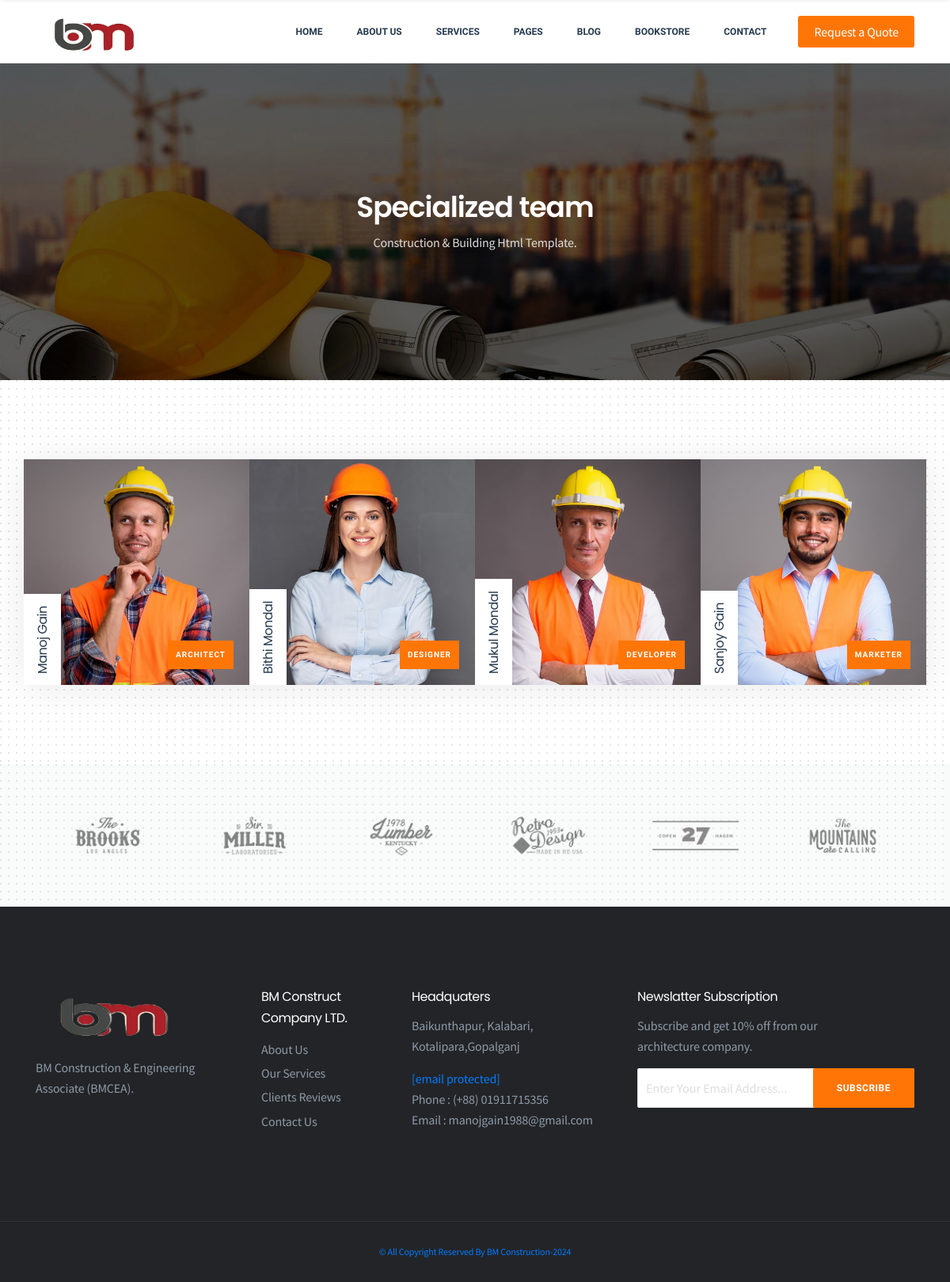
The page /services/team/ on the database as committed earlier.
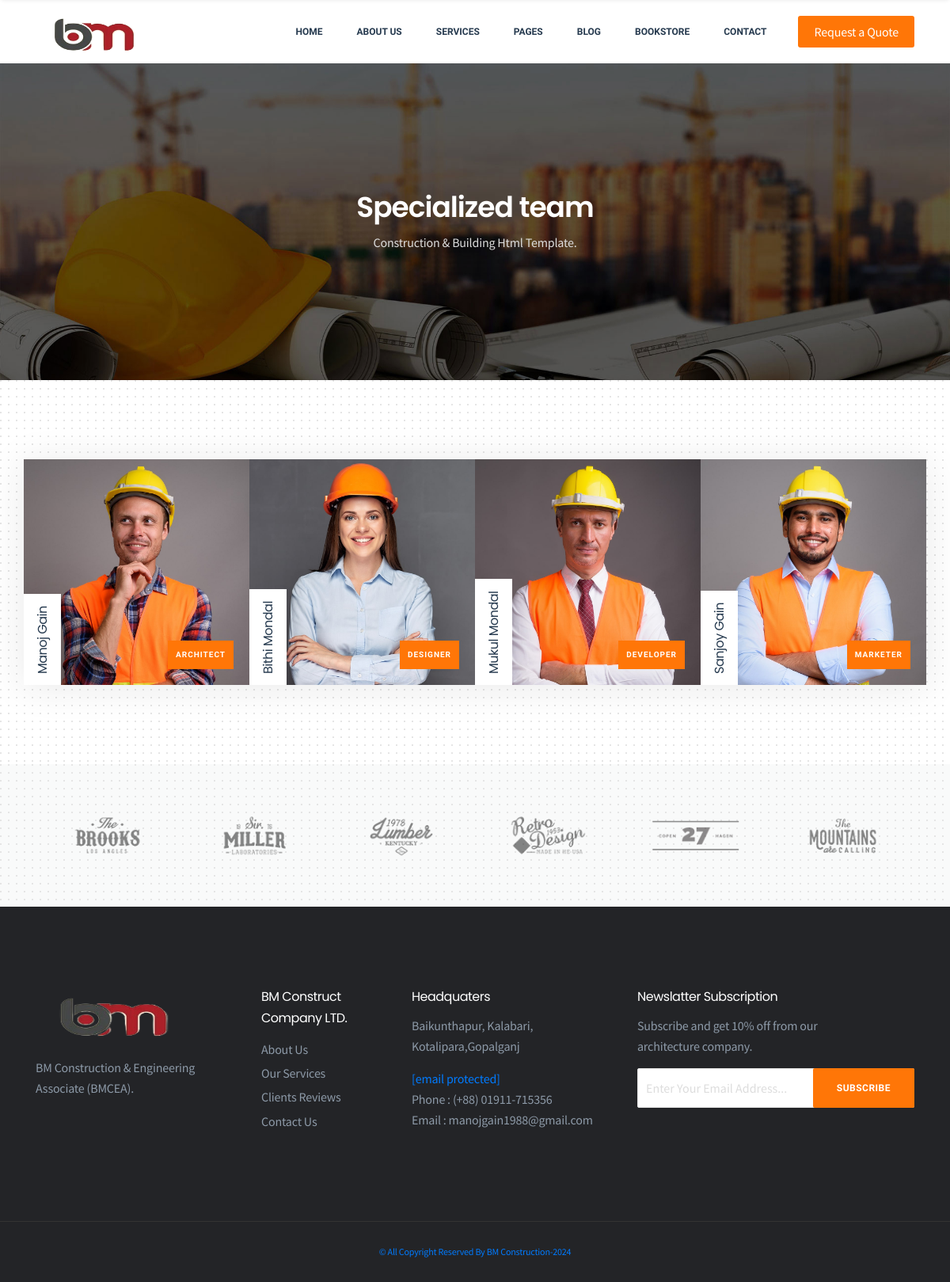
The same page on the database as committed later.
### ConstructApp/models.py (models this page shows, shortened)
class Setting(models.Model):
    STATUS =(
        ('True', 'True'),
        ('False', 'False'),
    )
    title=models.CharField(max_length=150)
    keyword=models.CharField(max_length=250)
    description=models.CharField(max_length=250)
    company=models.CharField(max_length=50)
    address=models.CharField(blank=True,max_length=50)
    phone=models.CharField(blank=True,max_length=15)
    fax=models.CharField(blank=True,max_length=15)
    email=models.EmailField(blank=True,max_length=50)
    smtpserver=models.CharField(blank=True,max_length=50)
    smtpemail=models.CharField(blank=True,max_length=50)
    smtppassword=models.CharField(blank=True,max_length=50)
    smtpport=models.CharField(blank=True,max_length=5)
    icon=models.ImageField(blank=True,upload_to='images/')
    facebook=models.CharField(blank=True,max_length=50)
    instagram=models.CharField(blank=True,max_length=50)
    twitter=models.CharField(blank=True,max_length=50)
    youtube=models.CharField(blank=True,max_length=50)
    about=models.TextField(blank=True)
    contact=models.TextField(blank=True)
    references=models.TextField(blank=True)
    status=models.CharField(max_length=50 ,choices=STATUS)
    created_at=models.DateTimeField(auto_now_add=True)
    updated_at=models.DateTimeField(auto_now_add=True)

### servicesapp/views.py (the view)
# urls.py: path('team/', views.TeamView, name='team'),
def TeamView(request):
    team=OurTeam.objects.all()
    setting = get_object_or_404(Setting, id=1)
    context={
        'setting':setting,
        'team':team,
    }
    return render(request,'teams.html',context)

### BmApp/models.py (called while the page is built)
    def __str__(self):
        return self.title

### servicesapp/models.py (called while the page is built)
    def ImageUrl(self):
        if self.image:
            return self.image.url
        else:
            return ""

### servicesapp/templates/teams.html (shortened to what this page needs)
{% extends "home.html" %}
{% load static %}
{% block container %}
<section class="page-header padding">
    <div class="container">
    <div class="page-content text-center">
    <h2>Specialized team</h2>
    <p>Construction & Building Html Template.</p>
    </div>
    </div>
    </section>
    <section class="team-section bg-gray padding">
    <div class="container">
    <div class="row team-wrap box-shadow">
        {% for t in team %}
    <a href="{% url 'home' %}">
    <div class="col-lg-3 col-sm-6 padding-15">
    <div class="team-item">
    <img src="{{t.ImageUrl}}" alt="team">
    <div class="team-content">
    <h3>{{t.name}}</h3>
    <span>{{t.spe_category}}</span>
    </div>
    </div>
    </div>
    </a>
    {% endfor %}
    </div>
    </div>
    </section>
{% endblock container %}

### ConstructApp/templates/header.html (shortened to what this page needs)
{% load static %}
<header class="header">
    <div class="primary-header navbar-default navbar-fixed-top">
    <div class="container">
    <div class="primary-header-inner">
    <div class="header-logo">
    <a href="{% url 'home' %}"><img style='height:60px; width:150px' src="{{setting.icon.url}}" alt="Indico"></a>
    </div>
    <div class="header-menu-wrap">
    <ul class="dl-menu">
    <li><a href="{% url 'home' %}">Home</a>
    </li>
    <li><a href="{% url 'about' %}">About Us</a>
    </li>
    <li><a href="{% url 'services' %}">Services</a>
    </li>
    <li><a href="{% url 'home' %}">Pages</a>
    </li>
    <li><a href="{% url 'home' %}">Blog</a>
    </li>
    <li><a href="{% url 'book' %}">BookStore</a></li>
    <li><a href="{% url 'contact' %}">Contact</a></li>
    </ul>
    </div>
    <div class="header-right">
    <a class="menu-btn" href="{% url 'home' %}">Request a Quote</a>
    </div>
    </div>
    </div>
    </div>
    </header>

### ConstructApp/templates/footer.html (shortened to what this page needs)
{% load static %}
<div class="sponsor-section bg-grey">
    <div class="dots"></div>
    <div class="container">
    <div id="sponsor-carousel" class="sponsor-carousel owl-carousel">
    <div class="sponsor-item">
    <img src="{%static ''%}img/sponsor1.png" alt="sponsor">
    </div>
    <div class="sponsor-item">
    <img src="{%static ''%}img/sponsor2.png" alt="sponsor">
    </div>
    <div class="sponsor-item">
    <img src="{%static ''%}img/sponsor3.png" alt="sponsor">
    </div>
    <div class="sponsor-item">
    <img src="{%static ''%}img/sponsor4.png" alt="sponsor">
    </div>
    <div class="sponsor-item">
    <img src="{%static ''%}img/sponsor5.png" alt="sponsor">
    </div>
    <div class="sponsor-item">
    <img src="{%static ''%}img/sponsor6.png" alt="sponsor">
    </div>
    </div>
    </div>
    </div>
    <section class="widget-section padding">
    <div class="container">
    <div class="row">
    <div class="col-lg-3 col-sm-6 sm-padding">
    <div class="widget-content">
    <a href="#"><img style='height:70px; width:200px' src="{{setting.icon.url}}" alt="brand"></a>
    <p>{{setting.description}}.</p>
    </div>
    </div>
    <div class="col-lg-2 col-sm-6 sm-padding">
    <div class="widget-content">
    <h4>{{setting.company}}</h4>
    <ul class="widget-links">
    <li><a href="#">About Us</a></li>
    <li><a href="#">Our Services</a></li>
    <li><a href="#">Clients Reviews</a></li>
    <li><a href="#">Contact Us</a></li>
    </ul>
    </div>
    </div>
    <div class="col-lg-3 col-sm-6 sm-padding">
    <div class="widget-content">
    <h4>Headquaters</h4>
    <p>{{setting.address}}</p>
    <span><a href="{{setting.email}}" class="__cf_email__" data-cfemail="a8e0cdc4c4c7e8e9c4cdd0c9fcc0cdc5cd86c6cddc">[email&#160;protected]</a></span>
    <span>Phone : (+88) {{setting.phone}}</span>
    <p>Email : {{setting.email}}</p>
    </div>
    </div>
    <div class="col-lg-4 col-sm-6 sm-padding">
    <div class="widget-content">
    <h4>Newslatter Subscription</h4>
    <p>Subscribe and get 10% off from our <br>architecture company.</p>
    <div class="subscribe-box clearfix">
    <div class="subscribe-form-wrap">
    <form action="#" class="subscribe-form">
    <input type="email" name="email" id="subs-email" class="form-input" placeholder="Enter Your Email Address...">
    <button type="submit" class="submit-btn">Subscribe</button>
    </form>
    </div>
    </div>
    </div>
    </div>
    </div>
    </div>
    </section>
    <footer class="footer-section align-center">
    <div class="container">
    <p><a href="http://bm.com/">&copy; All Copyright Reserved By BM Construction-2024</a></p>
    </div>
    </footer>

Rows that differ between the two databases and show on the page:
changed Setting "BM Construction & Engineering Associate (BMCEA)": phone "01911715356" → "01911-715356"
